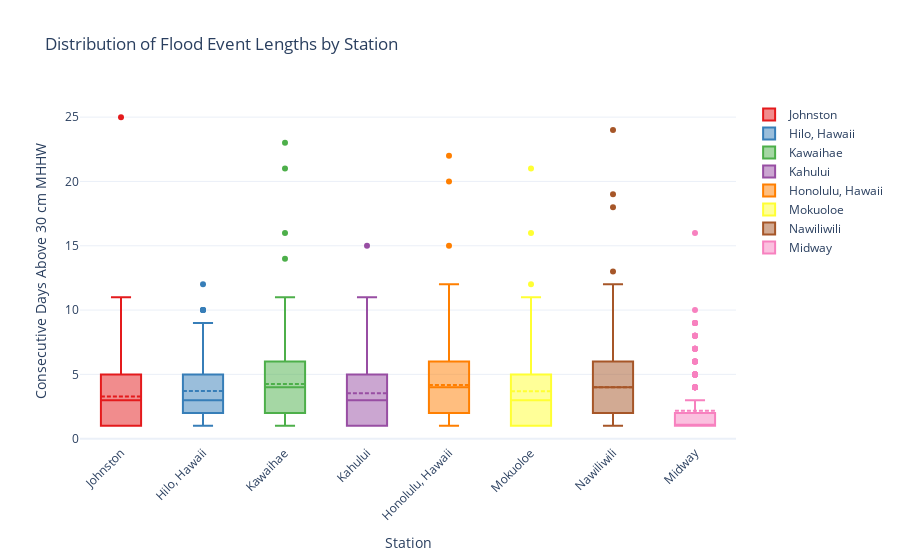

Source (notebook cell):
### Code cell
import plotly.graph_objects as go
import seaborn as sns

# Use the Seaborn "Set1" palette
palette = sns.color_palette("Set1", n_colors=8)
colors = [f"rgba({int(r*255)}, {int(g*255)}, {int(b*255)}, 0.5)" for r, g, b in palette]  # 0.5 for 50% transparency

# Convert the flood_events dictionary into a format suitable for Plotly
data = []

for color, (station, events) in zip(colors, flood_events.items()):
    data.append(go.Box(
        y=events,
        name=station,
        boxmean=True,  # To show the mean line
        boxpoints='outliers',  # Show only outliers as points
        line=dict(width=2, color=color.replace("0.5", "1")),  # Use solid color for the box outline
        fillcolor=color,  # Use the Seaborn color with transparency
        marker=dict(color=color.replace("0.5", "1"))  # Use solid color for markers
    ))

# Create the figure
fig = go.Figure(data=data)

# Update layout
fig.update_layout(
    
    title="Distribution of Flood Event Lengths by Station",
    yaxis_title="Consecutive Days Above 30 cm MHHW",
    xaxis_title="Station",
    xaxis_tickangle=-45,  # Rotate station names
    template="plotly_white"  # Use a white background template for clarity
)

# Show the interactive plot
fig.show()

### Figure 1 — Plotly figure (JSON) as saved in the notebook; plotly's stock layout.template omitted (floating-point values rounded to 4 significant figures; data arrays with more than 128 entries replaced by an {"elided": "..."} marker saying what was removed)
{"data": [{"boxmean": true, "boxpoints": "outliers", "fillcolor": "rgba(228, 26, 28, 0.5)", "line": {"color": "rgba(228, 26, 28, 1)", "width": 2}, "marker": {"color": "rgba(228, 26, 28, 1)"}, "name": "Johnston", "type": "box", "y": {"elided": "392 int values"}}, {"boxmean": true, "boxpoints": "outliers", "fillcolor": "rgba(55, 126, 184, 0.5)", "line": {"color": "rgba(55, 126, 184, 1)", "width": 2}, "marker": {"color": "rgba(55, 126, 184, 1)"}, "name": "Hilo, Hawaii", "type": "box", "y": {"elided": "452 int values"}}, {"boxmean": true, "boxpoints": "outliers", "fillcolor": "rgba(77, 175, 74, 0.5)", "line": {"color": "rgba(77, 175, 74, 1)", "width": 2}, "marker": {"color": "rgba(77, 175, 74, 1)"}, "name": "Kawaihae", "type": "box", "y": {"elided": "284 int values"}}, {"boxmean": true, "boxpoints": "outliers", "fillcolor": "rgba(152, 78, 163, 0.5)", "line": {"color": "rgba(152, 78, 163, 1)", "width": 2}, "marker": {"color": "rgba(152, 78, 163, 1)"}, "name": "Kahului", "type": "box", "y": {"elided": "508 int values"}}, {"boxmean": true, "boxpoints": "outliers", "fillcolor": "rgba(255, 127, 0, 0.5)", "line": {"color": "rgba(255, 127, 0, 1)", "width": 2}, "marker": {"color": "rgba(255, 127, 0, 1)"}, "name": "Honolulu, Hawaii", "type": "box", "y": {"elided": "379 int values"}}, {"boxmean": true, "boxpoints": "outliers", "fillcolor": "rgba(255, 255, 51, 0.5)", "line": {"color": "rgba(255, 255, 51, 1)", "width": 2}, "marker": {"color": "rgba(255, 255, 51, 1)"}, "name": "Mokuoloe", "type": "box", "y": {"elided": "425 int values"}}, {"boxmean": true, "boxpoints": "outliers", "fillcolor": "rgba(166, 86, 40, 0.5)", "line": {"color": "rgba(166, 86, 40, 1)", "width": 2}, "marker": {"color": "rgba(166, 86, 40, 1)"}, "name": "Nawiliwili", "type": "box", "y": {"elided": "383 int values"}}, {"boxmean": true, "boxpoints": "outliers", "fillcolor": "rgba(247, 129, 191, 0.5)", "line": {"color": "rgba(247, 129, 191, 1)", "width": 2}, "marker": {"color": "rgba(247, 129, 191, 1)"}, "name": "Midway", "type": "box", "y": {"elided": "379 int values"}}], "layout": {"title": {"text": "Distribution of Flood Event Lengths by Station"}, "xaxis": {"tickangle": -45, "title": {"text": "Station"}}, "yaxis": {"title": {"text": "Consecutive Days Above 30 cm MHHW"}}}}
